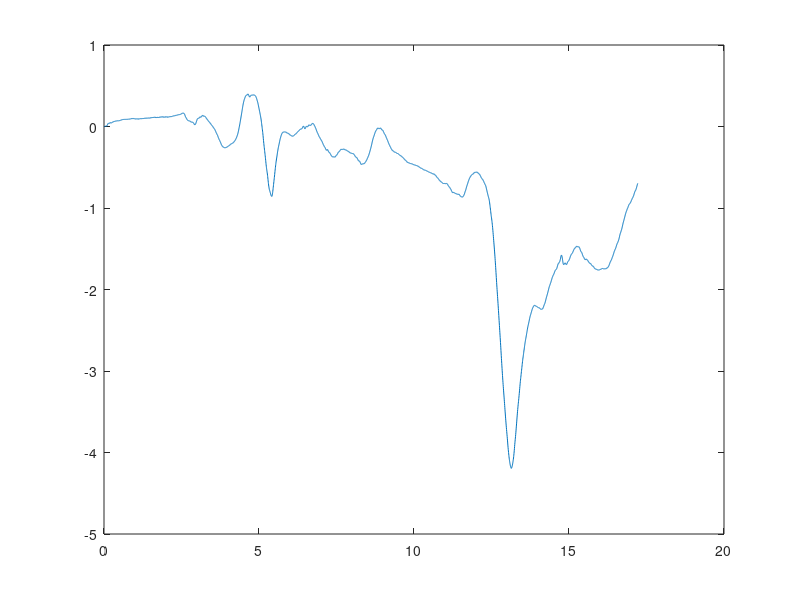
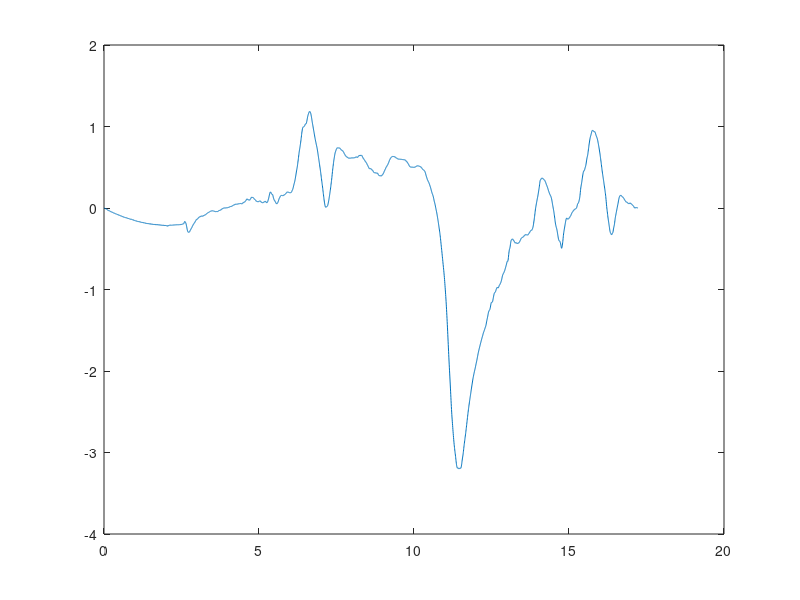
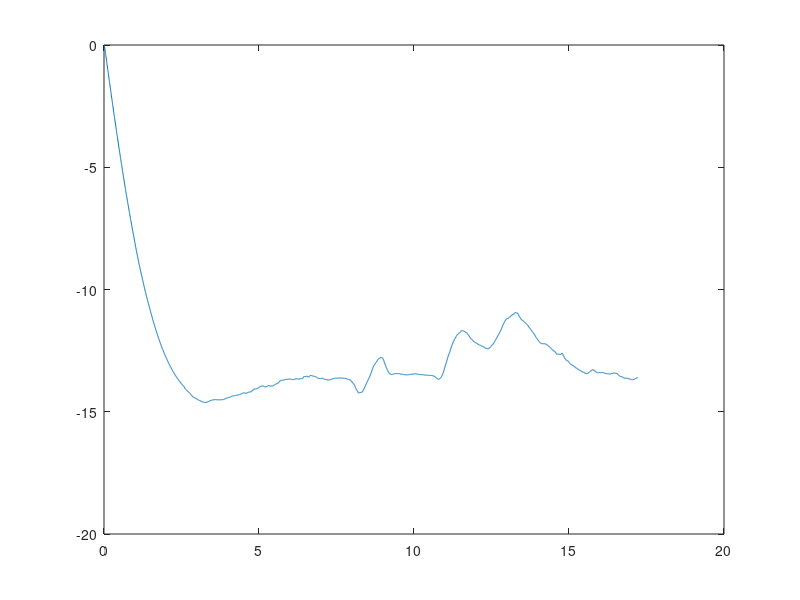
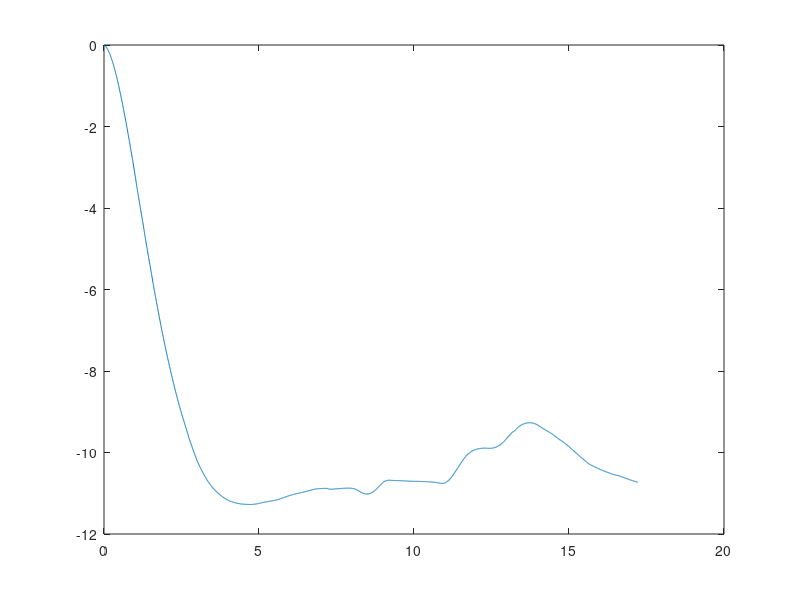

The MATLAB script that drew these images, in order: (Note: this script raises an error after producing the figures.)
close all;

load('RSdata.mat');
Fs = 200;
% sensors
t  = rt_simout.time;

% sensors = rt_simout.signals.values;
u    = rt_simout.signals.values(:, 1);
X    = rt_simout.signals.values(:, 2);
v    = rt_simout.signals.values(:, 3);
Y    = rt_simout.signals.values(:, 4);
ax   = rt_simout.signals.values(:, 5);
ay   = rt_simout.signals.values(:, 6);
az   = rt_simout.signals.values(:, 7);
w    = rt_simout.signals.values(:, 8);
p    = rt_simout.signals.values(:, 9);
% phi  = rt_simout.signals.values(:,10);
% q    = rt_simout.signals.values(:,11);
% theta= rt_simout.signals.values(:,12);
% r    = rt_simout.signals.values(:,13);
% psi  = rt_simout.signals.values(:,14);
% h    = rt_simout.signals.values(:,15);
% Vbat = rt_simout.signals.values(:,16);

for i=1:9
   figure 
   plot(t,rt_simout.signals.values(:,i))
end

% sensors = rt_simout.signals.values;
% u_uf    = rt_simout.signals.values(:,17);
% X_uf    = rt_simout.signals.values(:,18);
% v_uf    = rt_simout.signals.values(:,19);
% Y_uf    = rt_simout.signals.values(:,20);
% ax_uf   = rt_simout.signals.values(:,21);
% ay_uf   = rt_simout.signals.values(:,22);
% az_uf   = rt_simout.signals.values(:,23);
% w_uf    = rt_simout.signals.values(:,24);
% p_uf    = rt_simout.signals.values(:,25);
% phi_uf  = rt_simout.signals.values(:,26);
% q_uf    = rt_simout.signals.values(:,27);
% theta_uf= rt_simout.signals.values(:,28);
% r_uf    = rt_simout.signals.values(:,29);
% psi_uf  = rt_simout.signals.values(:,30);
% h_uf    = rt_simout.signals.values(:,31);
% Vbat_uf = rt_simout.signals.values(:,32);

Z = -h;
Z_uf = -h_uf;
% az = -az-8.84;
% w = -w-8.84*t;
states = [X,u,ax,Y,v,ay,Z,w,az,phi,p,theta,q,psi,r];
states_unfiltered = [X_uf,u_uf,ax_uf,Y_uf,v_uf,ay_uf,Z_uf,w_uf,az_uf,phi_uf,p_uf,theta_uf,q_uf,psi_uf,r_uf];
state_names = ["X","u","ax","Y","v","ay","Z","w","az","phi","p","theta","q","psi","r"];

% PLOT STATES
% for i=1:size(states,2)
%     figure;
%     plot(t,states(:,i));
%     hold on
%     plot(t,states_unfiltered(:,i));
%     xlabel('t');
%     ylabel(state_names(i));
%     legend('filtered','unfiltered');
% end

fourier_data = [p,q,r,ax,ay,az,h];
fourier_unfiltered_data = [p_uf,q_uf,r_uf,ax_uf,ay_uf,az_uf,h_uf];
fourier_names = ["p","q","r","ax","ay","az","h"];
fourier_out  = fft(fourier_data, [], 1);
fourier_unfiltered_out  = fft(fourier_unfiltered_data, [], 1);
L = size(fourier_out,1);
if (mod(L,2) == 1)
    L = L+1;
    fourier_out = [fourier_out; zeros(1,size(fourier_out,2))];
    fourier_unfiltered_out = [fourier_unfiltered_out; zeros(1,size(fourier_unfiltered_out,2))];
end
P2 = abs(fourier_out/L);
P1 = P2(1:L/2+1,:);
P1(2:end-1,:) = 2*P1(2:end-1,:);

P2_uf = abs(fourier_unfiltered_out/L);
P1_uf = P2_uf(1:L/2+1,:);
P1_uf(2:end-1,:) = 2*P1_uf(2:end-1,:);


f = Fs*(0:(L/2))/L;

% PLOT FOURIER STATES
% for i=1:size(fourier_out,2)
%     figure;
%     plot(f,P1(:,i));
%     hold on
%     plot(f,P1_uf(:,i));
%     xlabel('f (Hz)');
%     ylabel(fourier_names(i));   
%     legend('filtered','unfiltered');
% end


s = tf('s');
T = 100/(s+100);
pqr_filter = T*eye(3);
pqr_unfiltered = s/s*eye(3);
angles_filter = pqr_filter/s;
figure;
bode(pqr_filter);
hold on
bode(pqr_unfiltered);
bode(angles_filter)
legend('filter','no filter','integrated angles','Location','best');
axis([-5 5 -5 5]);
figure;
nyquist(pqr_filter);
hold on
nyquist(pqr_unfiltered);
nyquist(angles_filter)
legend('filter','no filter','integrated angles','Location','best');
